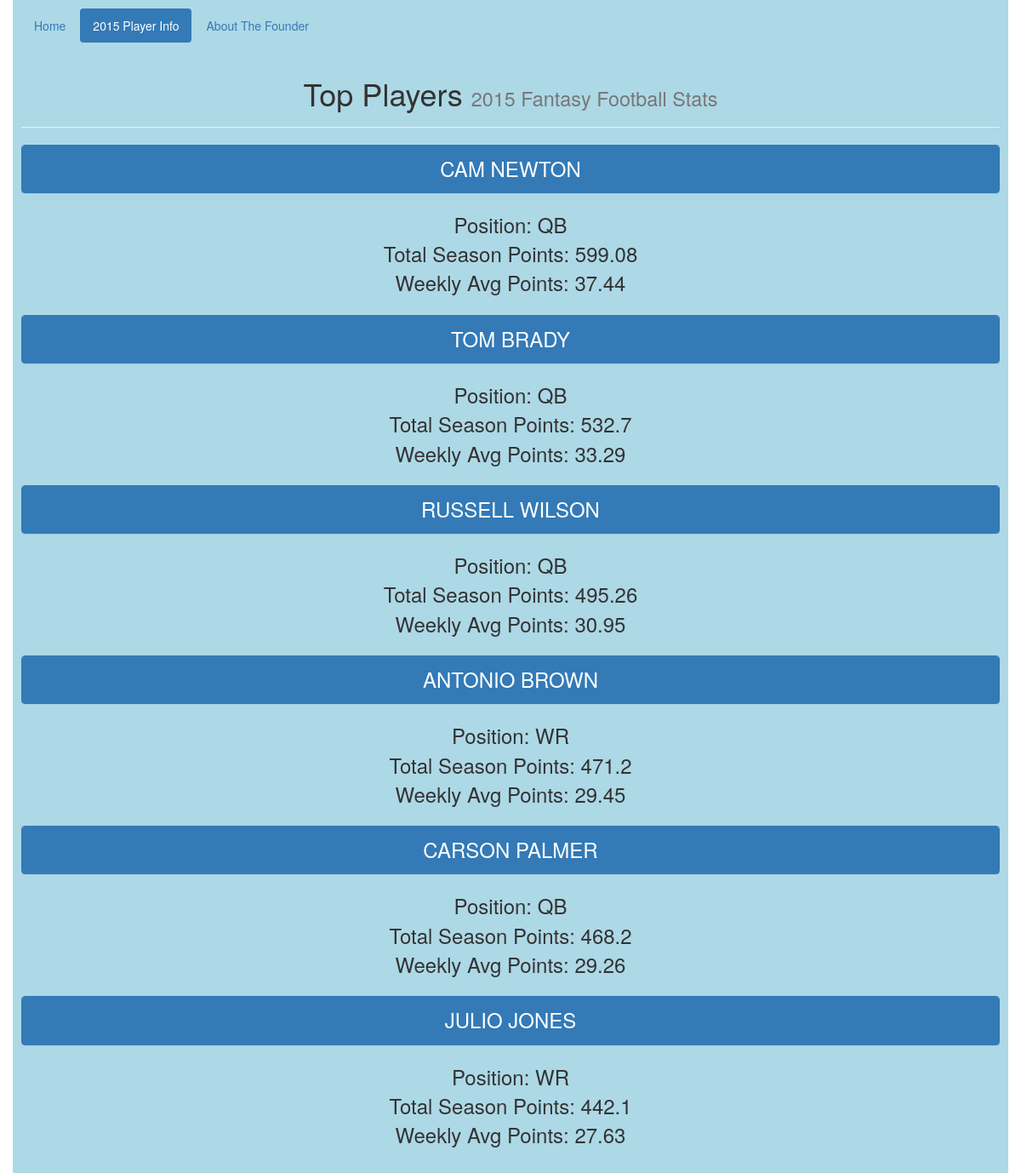
Page /detailedinfo/ on the committed database.
### hw_app/models.py (models this page shows)
class FantasyStat(models.Model):
    name = models.CharField(max_length=50)
    position = models.CharField(max_length=5)
    points = models.FloatField()
    weekly_points = models.FloatField()
    def __str__(self):
        return self.name

### hw_app/views.py (the view)
# urls.py: url(r'^detailedinfo/', detailed_info_view, name="detailedinfo")
def detailed_info_view(request):
    players = FantasyStat.objects.all()
    return render_to_response("detailed_info.html", {"stats": players})

### hw_app/templates/detailed_info.html (shortened to what this page needs)
{% load staticfiles %}
<!DOCTYPE html>
<html lang="en">
<head>
    <link href="{% static 'css/bootstrap.css' %}" rel="stylesheet">
    <link href="{% static 'css/style.css' %}" rel="stylesheet">
</head>
<body>
<div class="container">
<ul class="nav nav-pills">
  <li role="presentation"><a href="{% url "index" %}">Home</a></li>
  <li role="presentation" class="active"><a href="{% url "detailedinfo" %}">2015 Player Info</a></li>
  <li role="presentation"><a href="{% url "aboutme" %}">About The Founder</a></li>
</ul>
<div class="full_stats">
<div class="page-header">
  <h1>Top Players <small>2015 Fantasy Football Stats</small></h1>
</div>
{%for stat in stats %}
<div class="panel panel-primary">
  <div class="panel-heading"><div class="header_style">{{ stat }}</div></div>
  </div>
  <table class="table">
      <div class="stat_style">Position: {{ stat.position }}</div>
    <div class="stat_style">Total Season Points: {{ stat.points }}</div>
      <div class="stat_style">Weekly Avg Points: {{ stat.weekly_points }}</div>
  </table>
{% endfor %}
</div>
</div>
</body>
</html>

### hw_app/static/css/style.css (style rules this page uses)
.header_style { text-align: center; font-size: x-large; }
.stat_style { text-align: center; font-size: x-large; }
.panel-heading { text-transform: uppercase; font-size: x-large; }
.container { padding: 10px; background-color: lightblue; }
.page-header { text-align: center; }

### rows in the picture
FantasyStat: name "CAM NEWTON", position "QB", points "599.08", weekly_points "37.44"
FantasyStat: name "TOM BRADY", position "QB", points "532.7", weekly_points "33.29"
FantasyStat: name "RUSSELL WILSON", position "QB", points "495.26", weekly_points "30.95"
FantasyStat: name "ANTONIO BROWN", position "WR", points "471.2", weekly_points "29.45"
FantasyStat: name "CARSON PALMER", position "QB", points "468.2", weekly_points "29.26"
FantasyStat: name "JULIO JONES", position "WR", points "442.1", weekly_points "27.63"
